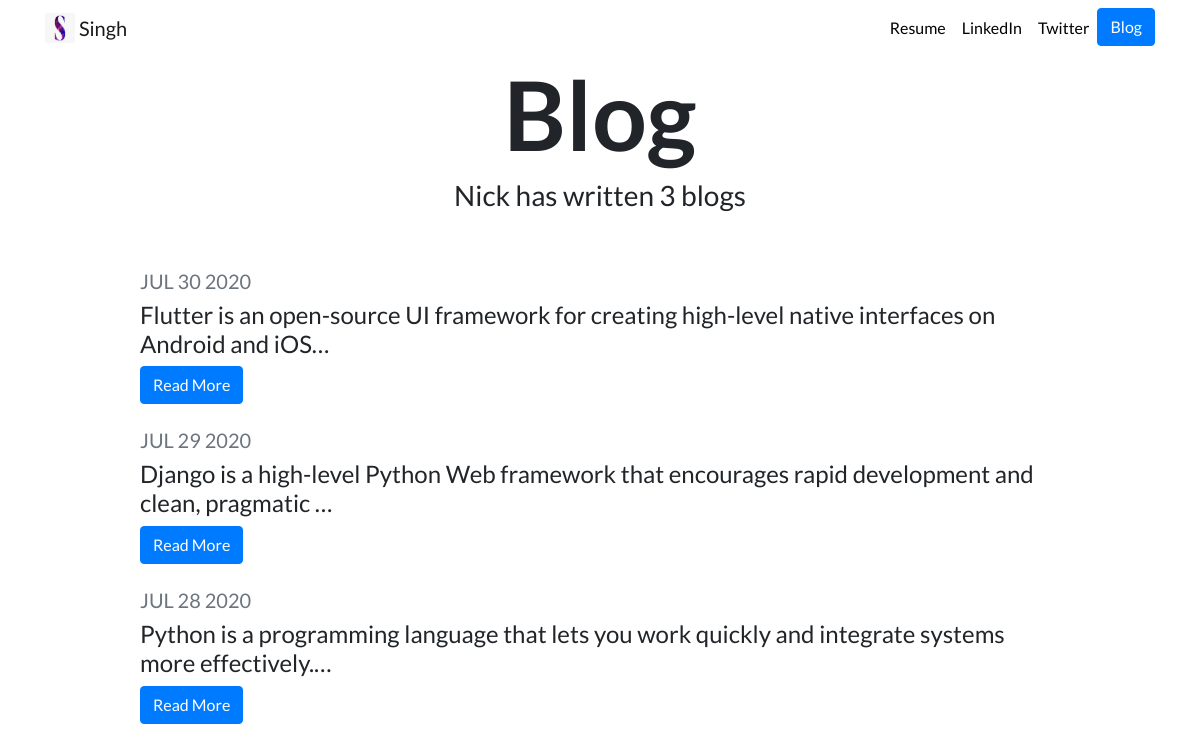
Screenshot of /blog/ with the database file from the repository.
### blog/models.py (models this page shows, shortened)
class Blog(models.Model):
    tittle = models.CharField(max_length=200)
    description = models.TextField()
    date = models.DateField()

### blog/views.py (the view)
# urls.py: path('', views.all_blogs, name='all_blogs'),
def all_blogs(request):
    blogs = Blog.objects.order_by('-date')
    return render(request, 'blog/all_blogs.html', {'blogs':blogs})

### blog/templates/blog/all_blogs.html (shortened to what this page needs)
{% extends "portfolio/base.html" %}
{% load static %}
{% block content %}
<h1 id="blogtitle" class="font-weight-bold text-center">Blog</h1>
<h3 class="text-center mb-5">Nick has written {{ blogs.count }} blog{{ blogs.count|pluralize }}</h3>
{% for blog in blogs %}
<div class="row justify-content-center my-3">
  <div class="col-md-10">
    <h5 class="text-muted">{{ blog.date|date:'M d Y'|upper }}</h5>
    <h4>{{ blog.description|striptags|truncatechars:100 }}</h4>
    <a class="btn btn-primary" href="{% url 'blog:detail' blog.id %}" >Read More</a>
  </div>
</div>
{% endfor %}
{% endblock %}

### portfolio/static/portfolio/custom.css (style rules this page uses)
body { font-family: 'Lato', sans-serif; }
#blogtitle { font-size: 6rem; }

### rows the page displays
Blog: date "JUL 30 2020", description "Flutter is an open-source UI framework for creating high-level native interfaces on Android and iOS…"
Blog: date "JUL 29 2020", description "Django is a high-level Python Web framework that encourages rapid development and clean, pragmatic …"
Blog: date "JUL 28 2020", description "Python is a programming language that lets you work quickly and integrate systems more effectively.…"

### other values shown
{{ blogs.count }} "3"
